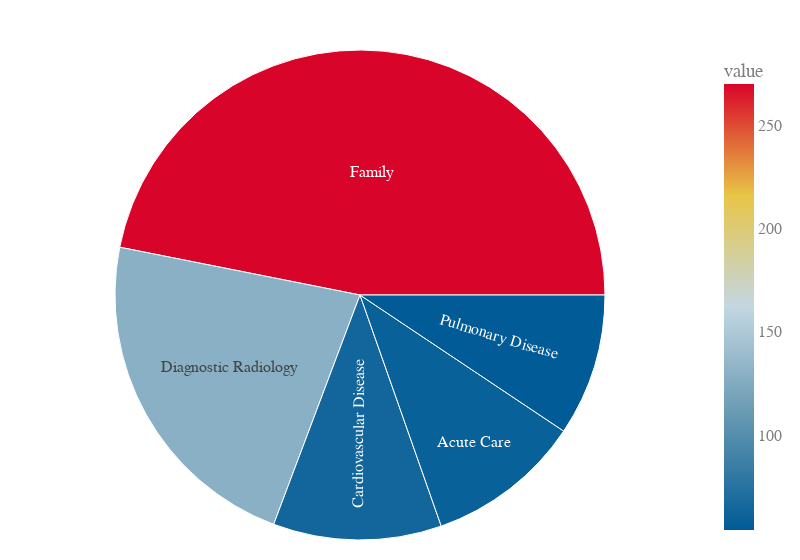

Source (notebook cell):
### Code cell
# Your code to create the sunburst_data_filtered DataFrame goes here
providers_to_major_filtered = providers_to_major.loc[~providers_to_major['from_npi'].isin(providers_to_major.loc[providers_to_major['parent_org'] == 'Vanderbilt']['from_npi'].unique())]

# Create the sunburst chart
fig = px.sunburst(
    providers_to_major_filtered.groupby('specialization')['from_npi']
    .nunique()
    .sort_values(ascending=False)
    .reset_index(name='value')
    .head(5),  # Select only the top 5 specializations
    path=['specialization'],
    values='value',
    color='value',
    color_continuous_scale=[        [0, '#005b96'],
        [0.25, '#6497b1'],
        [0.5, '#c3d7e2'],
        [0.75, '#e8c547'],
        [1, '#d90429'],
    ],
    custom_data=['specialization', 'value']
)

fig.update_traces(
    hovertemplate='<b>%{customdata[0]}</b><br>%{label}: %{customdata[1]}'
)

fig.update_layout(
    font=dict(
        family='Arial, sans-serif',
        size=16,
        color='#7f7f7f'
    ),
    margin=dict(l=20, r=20, t=50, b=20),
    width=800
)

fig.show()

### Figure 1 — Plotly figure (JSON) as saved in the notebook; plotly's stock layout.template omitted (floating-point values rounded to 4 significant figures)
{"data": [{"branchvalues": "total", "customdata": [["Acute Care", 59], ["Cardiovascular Disease", 64], ["Diagnostic Radiology", 129], ["Family", 270], ["Pulmonary Disease", 54]], "domain": {"x": [0, 1], "y": [0, 1]}, "hovertemplate": "<b>%{customdata[0]}</b><br>%{label}: %{customdata[1]}", "ids": ["Acute Care", "Cardiovascular Disease", "Diagnostic Radiology", "Family", "Pulmonary Disease"], "labels": ["Acute Care", "Cardiovascular Disease", "Diagnostic Radiology", "Family", "Pulmonary Disease"], "marker": {"coloraxis": "coloraxis", "colors": [59, 64, 129, 270, 54]}, "name": "", "parents": ["", "", "", "", ""], "type": "sunburst", "values": [59, 64, 129, 270, 54]}], "layout": {"coloraxis": {"colorbar": {"title": {"text": "value"}}, "colorscale": [[0, "#005b96"], [0.25, "#6497b1"], [0.5, "#c3d7e2"], [0.75, "#e8c547"], [1, "#d90429"]]}, "font": {"color": "#7f7f7f", "family": "Arial, sans-serif", "size": 16}, "legend": {"tracegroupgap": 0}, "margin": {"b": 20, "l": 20, "r": 20, "t": 50}, "width": 800}}
